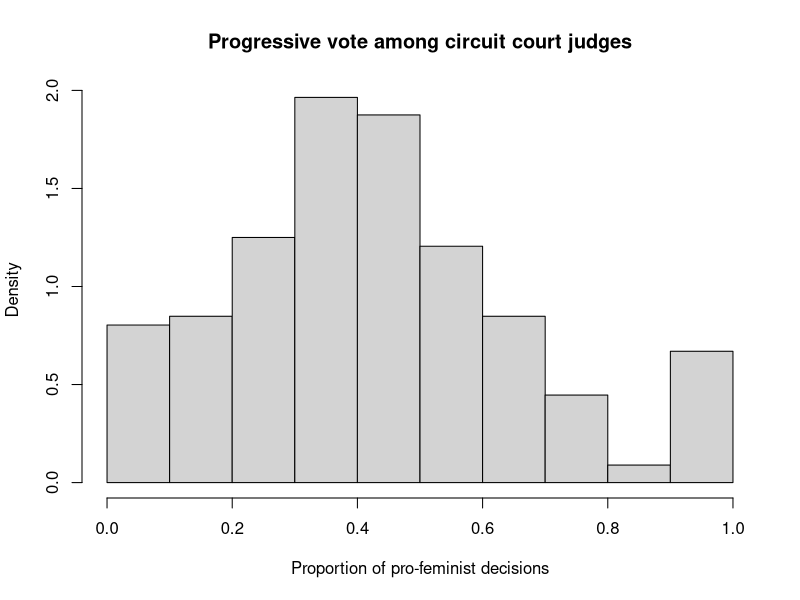
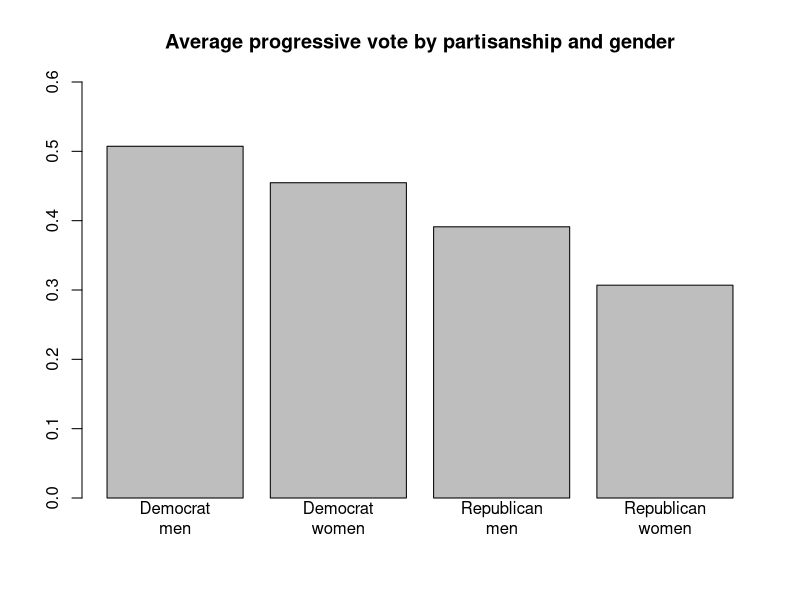
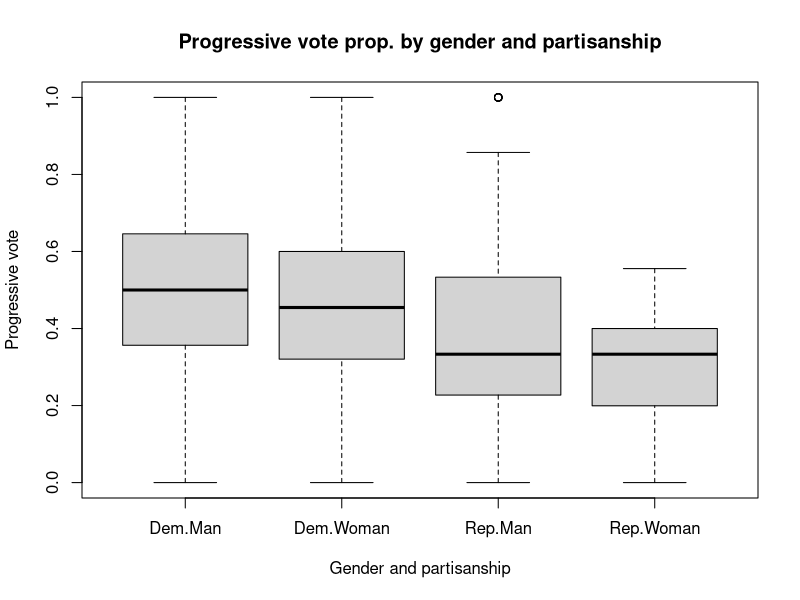
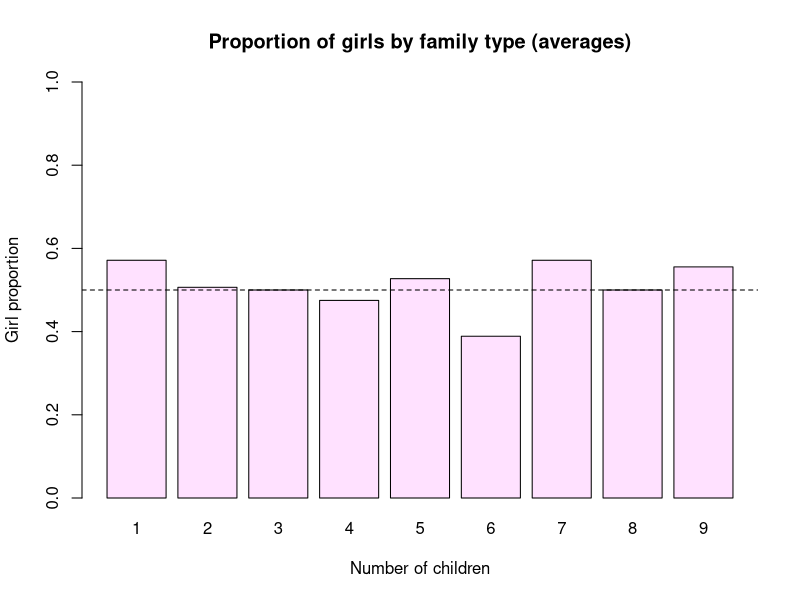

These charts were generated, in order, by the following R code:
## ---- chunk 1
judges <- read.csv("data/judges.csv")
## ---- chunk 2
gender_rep_table = addmargins(prop.table((table(judges$woman, judges$republican))))
rownames(gender_rep_table) = c("Male", "Female", "Column totals")
colnames(gender_rep_table) = c("Democrats", "Republicans", "Row totals")
gender_rep_table
## ---- chunk 3
knitr::kable(gender_rep_table)
## ---- chunk 4
hist(judges$progressive_vote, freq = F, main = "Progressive vote among circuit court judges",xlab =  "Proportion of pro-feminist decisions")
## ---- chunk 5
progressive_judges = length(judges$progressive_vote[judges$progressive_vote == 1])
progressive_judges
## ---- chunk 6
conservative_judges = length(judges$progressive_vote[judges$progressive_vote == 0])
conservative_judges
## ---- chunk 7

extremes_jud_subset = judges[judges$progressive_vote == 0 | judges$progressive_vote == 1, ]

table_ideology_votes = addmargins(table(extremes_jud_subset$republican,extremes_jud_subset$progressive_vote))

colnames(table_ideology_votes) = c("Judges with exclusively conservative decisions", "Judges with exclusively pro-feminist decisions", "Row totals")
rownames(table_ideology_votes) = c("Democrats", "Republicans", "Sum")

knitr::kable(table_ideology_votes)


## ---- chunk 8
judges$gender_party = ifelse(test = judges$republican == 0 & judges$woman ==1, "Dem.Woman",
        ifelse(judges$republican == 1 & judges$woman == 1, "Rep.Woman",
               ifelse(judges$republican == 0 & judges$woman ==0, "Dem.Man",
                      ifelse(judges$republican == 1 & judges$woman == 0, "Rep.Man", NA))))
## ---- chunk 9
table(judges$gender_party)
## ---- chunk 10
gender_party_means = tapply(judges$progressive_vote, judges$gender_party, mean)

barplot(gender_party_means, main = "Average progressive vote by partisanship and gender", 
        names.arg = c("Democrat\nmen", "Democrat\nwomen", "Republican\nmen", "Republican\nwomen")
        ,ylim = c(0, 0.6))
## ---- chunk 11

boxplot(judges$progressive_vote ~  judges$gender_party, 
        main = "Progressive vote prop. by gender and partisanship",
        xlab = "Gender and partisanship",
        ylab ="Progressive vote")

## ---- chunk 12
judges$any_girls = ifelse(judges$girls > 0, 1, 0)
summary(judges$any_girls)
## ---- chunk 13
parents = subset(judges, num_kids >0)
dim(parents)
## ---- chunk 14


ate = mean(parents$progressive_vote[parents$girls == 1]) - mean(parents$progressive_vote[parents$girls == 0])
ate
## ---- chunk 15
girls_123 = subset(parents,num_kids %in% c(1,2,3) & girls > 0)
dim(girls_123)
## ---- chunk 16
nogirls_123 = subset(parents,num_kids %in% c(1,2,3) & girls == 0)
dim(nogirls_123)
## ---- chunk 17
girls_vote_by_nkids =tapply(girls_123$progressive_vote, girls_123$num_kids, mean)
nogirls_vote_by_nkids= tapply(nogirls_123$progressive_vote, nogirls_123$num_kids, mean)

ate_ntkids = girls_vote_by_nkids - nogirls_vote_by_nkids
names(ate_ntkids) = c("one child", "two children", "three children")
ate_ntkids
## ---- chunk 18
tapply (parents$girls, parents$num_kids, mean) 

## ---- chunk 19
girl_proportion_by_family = tapply(parents$girls / parents$num_kids, parents$num_kids, mean)

barplot(girl_proportion_by_family,ylim = c(0,1),main = "Proportion of girls by family type (averages)",col = "thistle1",ylab = "Girl proportion", xlab="Number of children")
abline(h=0.5, col=("black"),lty=2)
